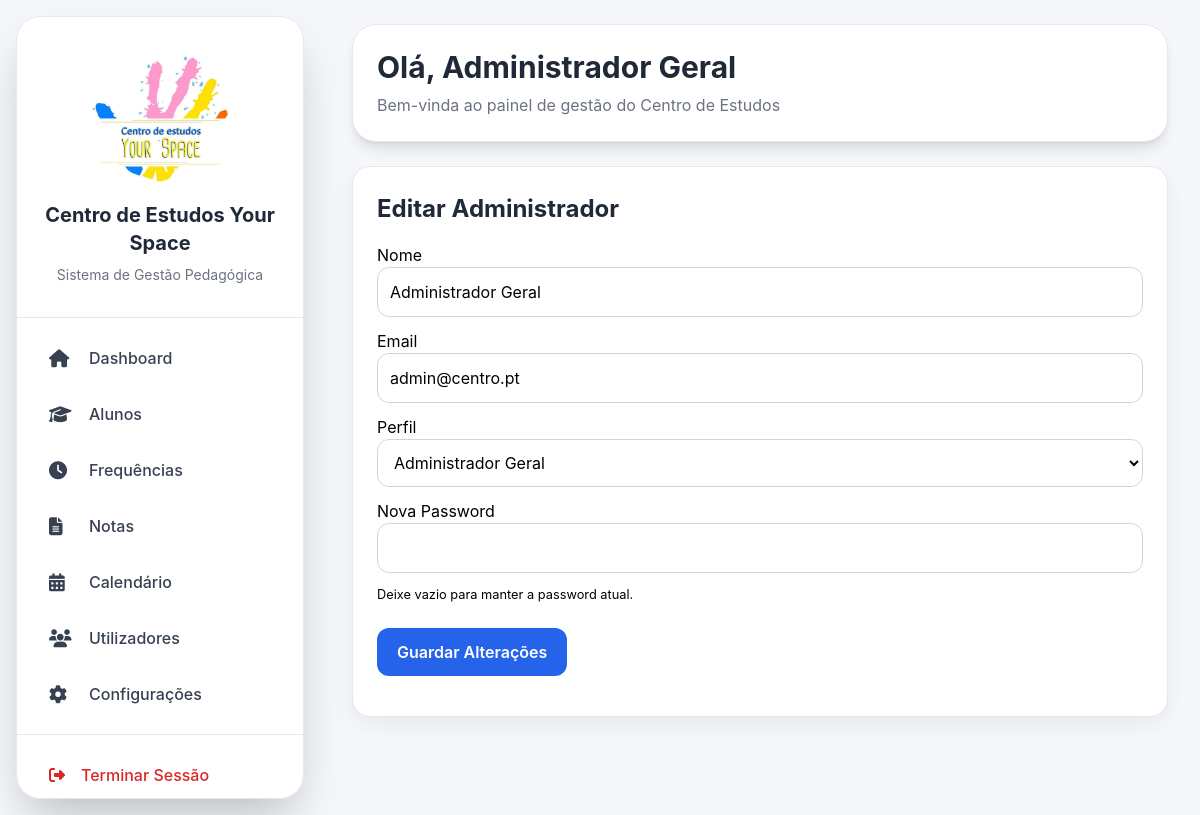
/admins/editar/1 (signed in), run on the app's committed database.
### models/configuracao_centro.py (models this page shows)
class ConfiguracaoCentro(db.Model):
    __tablename__ = "configuracao_centro"
    id = db.Column(
        db.Integer,
        primary_key=True
    )
    nome_centro = db.Column(
        db.String(200),
        default=""
    )
    morada = db.Column(
        db.String(300),
        default=""
    )
    codigo_postal = db.Column(
        db.String(20),
        default=""
    )
    telefone = db.Column(
        db.String(50),
        default=""
    )
    whatsapp = db.Column(
        db.String(50),
        default=""
    )
    email = db.Column(
        db.String(200),
        default=""
    )
    logo = db.Column(
        db.String(300),
        default=""
    )

### models/utilizador.py (models this page shows, shortened)
class Utilizador(db.Model):
    __tablename__ = "utilizadores"
    id = db.Column(db.Integer, primary_key=True)
    nome = db.Column(db.String(100), nullable=False)
    email = db.Column(db.String(120), unique=True, nullable=False)
    password_hash = db.Column(db.String(255), nullable=False)
    perfil = db.Column(db.String(30), nullable=False)
    ativo = db.Column(db.Boolean, default=True)

### routes/admins.py (the view, shortened to what this page needs)
@admins_bp.route("/editar/<int:id>", methods=["GET", "POST"])
def editar_admin(id):
    if session.get("perfil") != "administrador_geral":
        return render_template(
            "acesso_negado.html"
        )
    admin = Utilizador.query.get_or_404(id)
    return render_template(
        "editar_admin.html",
        admin=admin
    )

### app.py (called while the page is built)
@app.context_processor
def inject_configuracao():
    configuracao = ConfiguracaoCentro.query.first()
    return dict(
        configuracao_global=configuracao
    )

### templates/editar_admin.html (shortened to what this page needs)
﻿{% extends "base.html" %}
{% block conteudo %}
<div class="card">
    <h2>Editar Administrador</h2>
    <form method="POST">
        <label>Nome</label>
        <input
            type="text"
            name="nome"
            value="{{ admin.nome }}"
            required
        >
        <label>Email</label>
        <input
            type="email"
            name="email"
            value="{{ admin.email }}"
            required
        >
        <label>Perfil</label>
        <select name="perfil">
            <option
                value="administrador_geral"
                {% if admin.perfil == "administrador_geral" %}selected{% endif %}
            >
                Administrador Geral
            </option>
        </select>
        <label>Nova Password</label>
        <input
            type="password"
            name="password"
        >
        <small>
            Deixe vazio para manter a password atual.
        </small>
        <br><br>
        <button type="submit">
            Guardar Alterações
        </button>
    </form>
</div>
{% endblock %}

### templates/base.html (shortened to what this page needs)
<!DOCTYPE html>
<html lang="pt">
<head>
    <script src="https://cdn.tailwindcss.com"></script>
    <link rel="stylesheet"
          href="https://cdnjs.cloudflare.com/ajax/libs/font-awesome/6.4.0/css/all.min.css">
</head>
<body class="flex h-screen overflow-hidden">
    <div class="w-72 bg-white flex flex-col justify-between m-4 rounded-3xl shadow-2xl border border-gray-200">
        <div>
            <div class="px-6 py-8 border-b border-gray-200 text-center">
    {% if configuracao_global and configuracao_global.logo %}
        <img
            src="{{ url_for('static', filename='logos/' + configuracao_global.logo) }}"
            alt="Logótipo"
            style="
                width:140px;
                height:140px;
                object-fit:contain;
                margin:0 auto 12px auto;
            "
        >
    {% endif %}
    <h1 class="text-xl font-bold text-gray-800">
        {% if configuracao_global and configuracao_global.nome_centro %}
            {{ configuracao_global.nome_centro }}
        {% else %}
            Centro de Estudos
        {% endif %}
    </h1>
    <p class="text-sm text-gray-500 mt-2">
        Sistema de Gestão Pedagógica
    </p>
</div>
            <nav class="p-4 space-y-2">
                <a href="/"
                   class="flex items-center gap-4 px-4 py-3 rounded-2xl text-gray-700 hover:bg-blue-50 hover:text-blue-700 transition-all">
                    <i class="fa-solid fa-house text-lg w-6"></i>
                    <span class="font-medium text-base">Dashboard</span>
                </a>
                <a href="/alunos"
                   class="flex items-center gap-4 px-4 py-3 rounded-2xl text-gray-700 hover:bg-blue-50 hover:text-blue-700 transition-all">
                    <i class="fa-solid fa-graduation-cap text-lg w-6"></i>
                    <span class="font-medium text-base">Alunos</span>
                </a>
                <a href="/frequencias"
                   class="flex items-center gap-4 px-4 py-3 rounded-2xl text-gray-700 hover:bg-blue-50 hover:text-blue-700 transition-all">
                    <i class="fa-solid fa-clock text-lg w-6"></i>
                    <span class="font-medium text-base">Frequências</span>
                </a>
                <a href="/notas"
                   class="flex items-center gap-4 px-4 py-3 rounded-2xl text-gray-700 hover:bg-blue-50 hover:text-blue-700 transition-all">
                    <i class="fa-solid fa-file-lines text-lg w-6"></i>
                    <span class="font-medium text-base">Notas</span>
                </a>
                <a href="/calendario"
                   class="flex items-center gap-4 px-4 py-3 rounded-2xl text-gray-700 hover:bg-blue-50 hover:text-blue-700 transition-all">
                    <i class="fa-solid fa-calendar-days text-lg w-6"></i>
                    <span class="font-medium text-base">Calendário</span>
                </a>
                {% if session.perfil == "administrador_geral" %}
                <a href="/admins"
                   class="flex items-center gap-4 px-4 py-3 rounded-2xl text-gray-700 hover:bg-blue-50 hover:text-blue-700 transition-all">
                    <i class="fa-solid fa-users text-lg w-6"></i>
                    <span class="font-medium text-base">Utilizadores</span>
                </a>
                <a href="/configuracoes"
                   class="flex items-center gap-4 px-4 py-3 rounded-2xl text-gray-700 hover:bg-blue-50 hover:text-blue-700 transition-all">
                    <i class="fa-solid fa-gear text-lg w-6"></i>
                    <span class="font-medium text-base">Configurações</span>
                </a>
                {% endif %}
            </nav>
        </div>
        <div class="p-4 border-t border-gray-200">
            <a href="{{ url_for('logout') }}"
               class="flex items-center gap-4 px-4 py-3 rounded-2xl text-red-600 hover:bg-red-50 transition-all">
                <i class="fa-solid fa-right-from-bracket"></i>
                <span class="font-medium">
                    Terminar Sessão
                </span>
            </a>
        </div>
    </div>
    <div class="flex-1 flex flex-col overflow-hidden">
        <header class="px-8 py-6">
            <div class="bg-white rounded-3xl shadow-lg p-6 border border-gray-200">
                <h2 class="text-3xl font-bold text-gray-800">
                    Olá, {{ session.get('nome', 'Administrador') }}
                </h2>
                <p class="text-gray-500 mt-2">
                    Bem-vinda ao painel de gestão do Centro de Estudos
                </p>
            </div>
        </header>
        <main class="flex-1 overflow-y-auto px-8 pb-8">
            {% block conteudo %}
            {% endblock %}
        </main>
    </div>
</body>
</html>

### templates/base.html (style rules this page uses)
body { background:#f5f7fa; font-family:'Inter',sans-serif; }
.card { background:white; border-radius:18px; padding:24px; box-shadow:0 8px 24px rgba(0,0,0,0.06); margin-bottom:20px; border:1px solid #e5e7eb; }
.card h2 { font-size:24px; font-weight:700; margin-bottom:16px; color:#1f2937; }
input, select, textarea { width:100%; padding:12px; border:1px solid #d1d5db; border-radius:12px; margin-bottom:12px; background:white; }
button { background:#2563eb; color:white; border:none; padding:12px 20px; border-radius:12px; cursor:pointer; font-weight:600; }
a { text-decoration:none; }

### data on the page
ConfiguracaoCentro: logo (picture), nome_centro "Centro de Estudos Your Space"
Utilizador: get "Administrador Geral", nome "Administrador Geral", email "admin@centro.pt", perfil "Administrador Geral"
